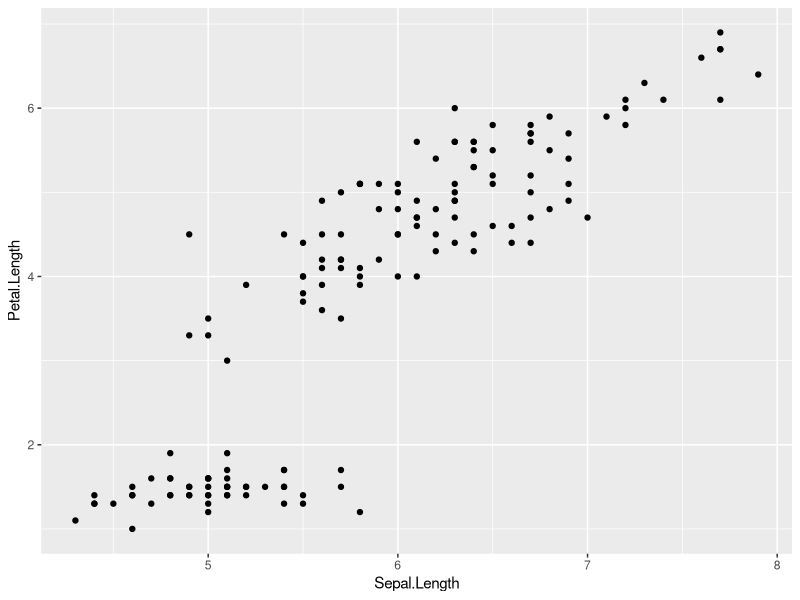
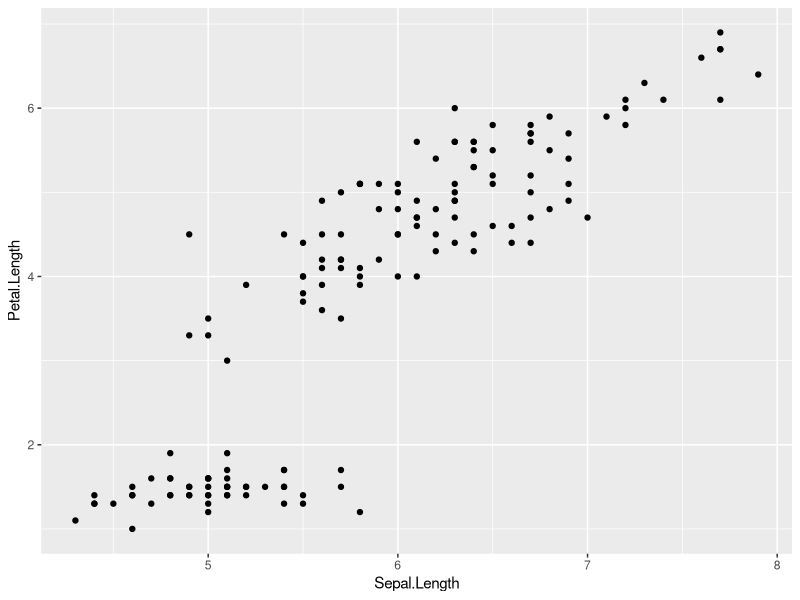
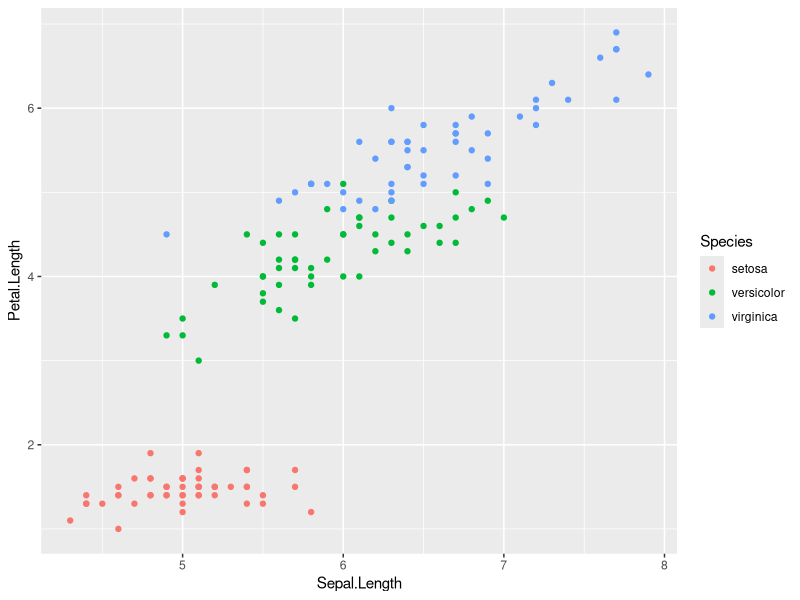
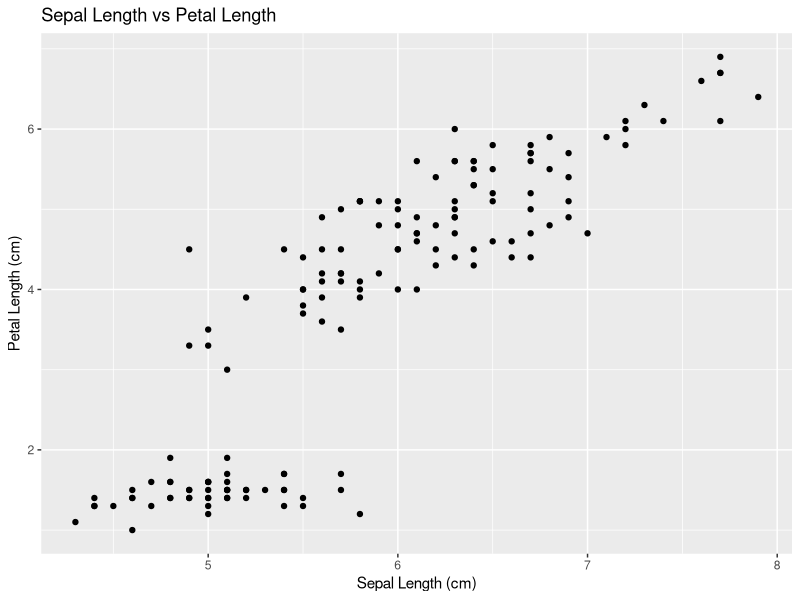
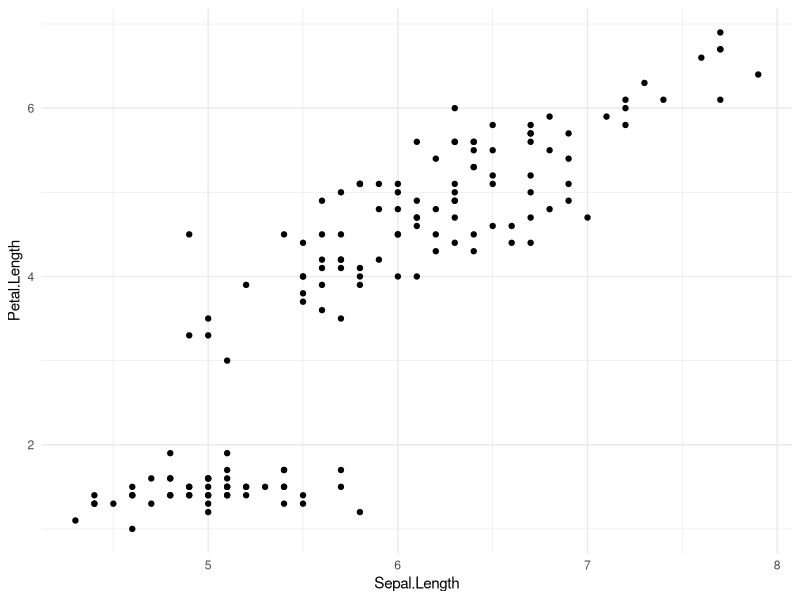

Source code (R) for these figures, in order:
## ---- chunk 1
library(ggplot2)
## ---- chunk 2
ggplot(iris, aes(x = Sepal.Length, y = Petal.Length)) +
  geom_point()
## ---- chunk 3
ggplot(iris, aes(x = Sepal.Length, y = Petal.Length)) + 
  geom_point()
## ---- chunk 4
ggplot(iris, aes(x = Sepal.Length, y = Petal.Length, color = Species)) +
  geom_point()
## ---- chunk 5
ggplot(iris, aes(x = Sepal.Length, y = Petal.Length)) +
  geom_point() +
  labs(title = "Sepal Length vs Petal Length",
       x = "Sepal Length (cm)",
       y = "Petal Length (cm)")
## ---- chunk 6
ggplot(iris, aes(x = Sepal.Length, y = Petal.Length)) +
  geom_point() +
  theme_minimal()
